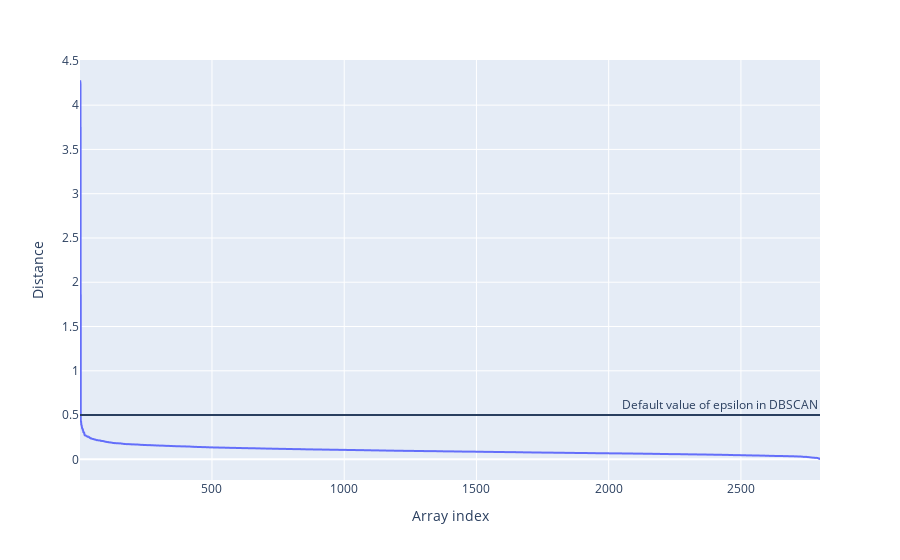

Notebook cell for this chart:
### Markdown cell above
## Guessing the best value for epsilon

### Code cell
X_scaled_df = X_umap_transformed_df
from sklearn.neighbors import NearestNeighbors
import plotly.express as px

neighbors = 4 # The value of MinPoints or mins_samples = 2 * number_of_columns
# X_embedded is your data
nbrs = NearestNeighbors(n_neighbors=neighbors).fit(X_scaled_df)
distances, indices = nbrs.kneighbors(X_scaled_df)
print("The 'distances' array is an 2D-array containing as many rows as points and as many columns as mins_samples", distances.shape)
distance_desc = sorted(distances[:,neighbors-1], reverse=True)
fig = px.line(x=list(range(1,len(distance_desc )+1)),y= distance_desc).update_layout(
    xaxis_title="Array index", yaxis_title="Distance"
)
fig.add_hline(y=0.5, annotation_text="Default value of epsilon in DBSCAN")
fig.show()

### Figure 1 — Plotly figure (JSON) as saved in the notebook; plotly's stock layout.template omitted (floating-point values rounded to 4 significant figures; data arrays with more than 128 entries replaced by an {"elided": "..."} marker saying what was removed)
{"data": [{"hovertemplate": "x=%{x}<br>y=%{y}<extra></extra>", "legendgroup": "", "line": {"color": "#636efa", "dash": "solid"}, "marker": {"symbol": "circle"}, "mode": "lines", "name": "", "showlegend": false, "type": "scattergl", "x": {"elided": "2799 int values"}, "xaxis": "x", "y": {"elided": "2799 float values"}, "yaxis": "y"}], "layout": {"annotations": [{"showarrow": false, "text": "Default value of epsilon in DBSCAN", "x": 1, "xanchor": "right", "xref": "x domain", "y": 0.5, "yanchor": "bottom", "yref": "y"}], "autosize": true, "legend": {"tracegroupgap": 0}, "margin": {"t": 60}, "shapes": [{"type": "line", "x0": 0, "x1": 1, "xref": "x domain", "y0": 0.5, "y1": 0.5, "yref": "y"}], "xaxis": {"anchor": "y", "autorange": true, "domain": [0, 1], "range": [1, 2799], "title": {"text": "Array index"}, "type": "linear"}, "yaxis": {"anchor": "x", "autorange": true, "domain": [0, 1], "range": [-0.2334, 4.51], "title": {"text": "Distance"}, "type": "linear"}}}
